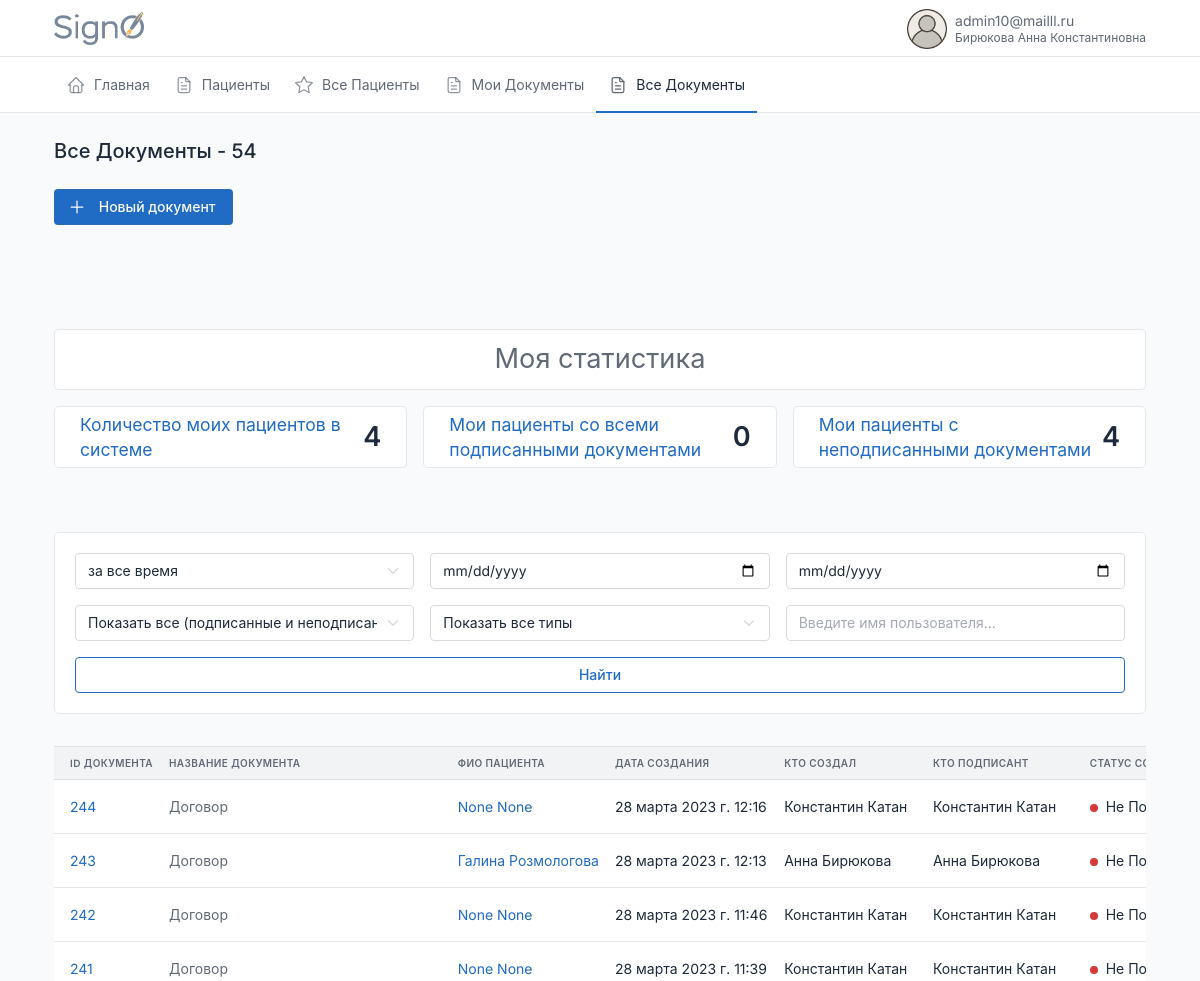
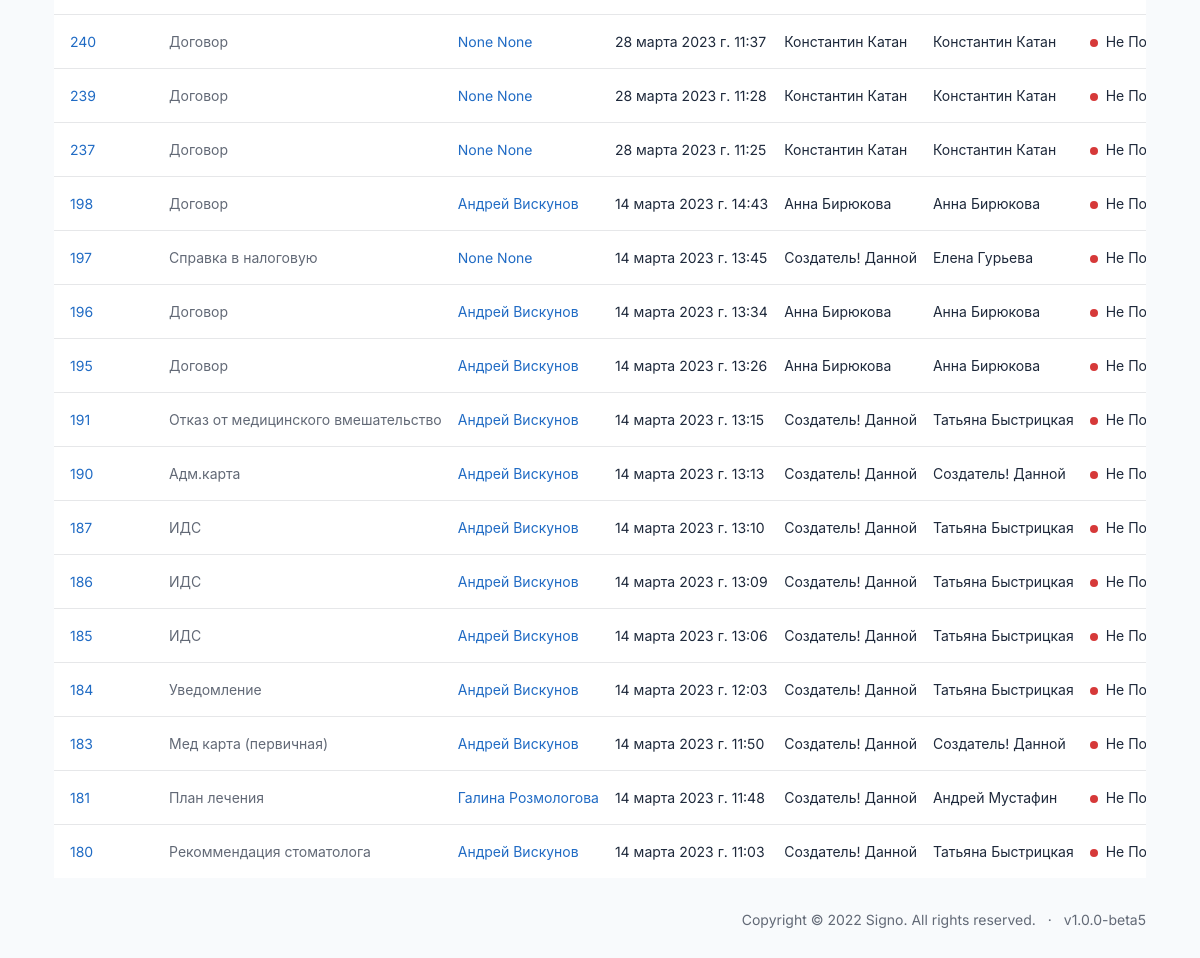
Before: /documents/alldocuments/ (signed in) with the older database file (2 pictures, top to bottom).
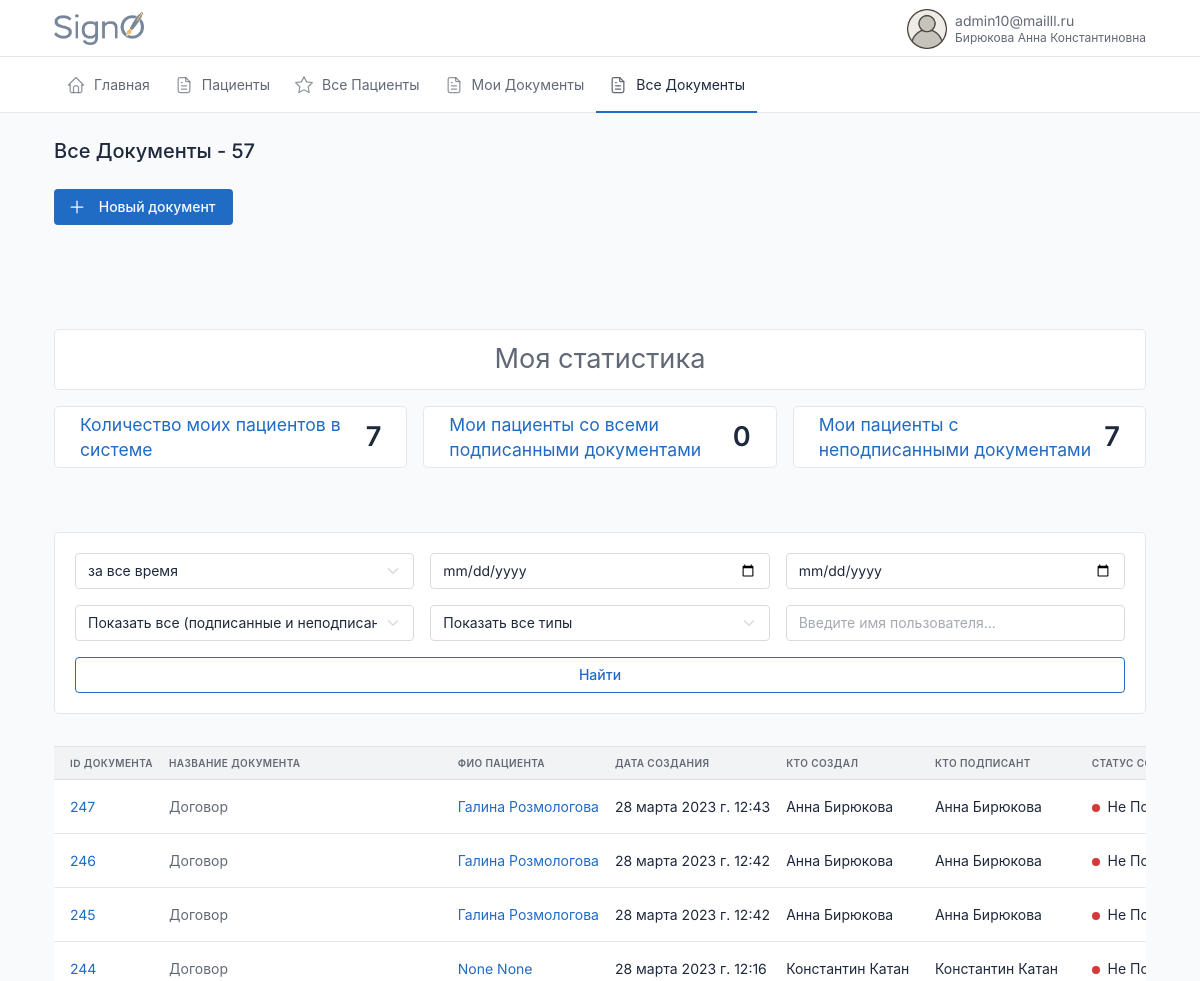
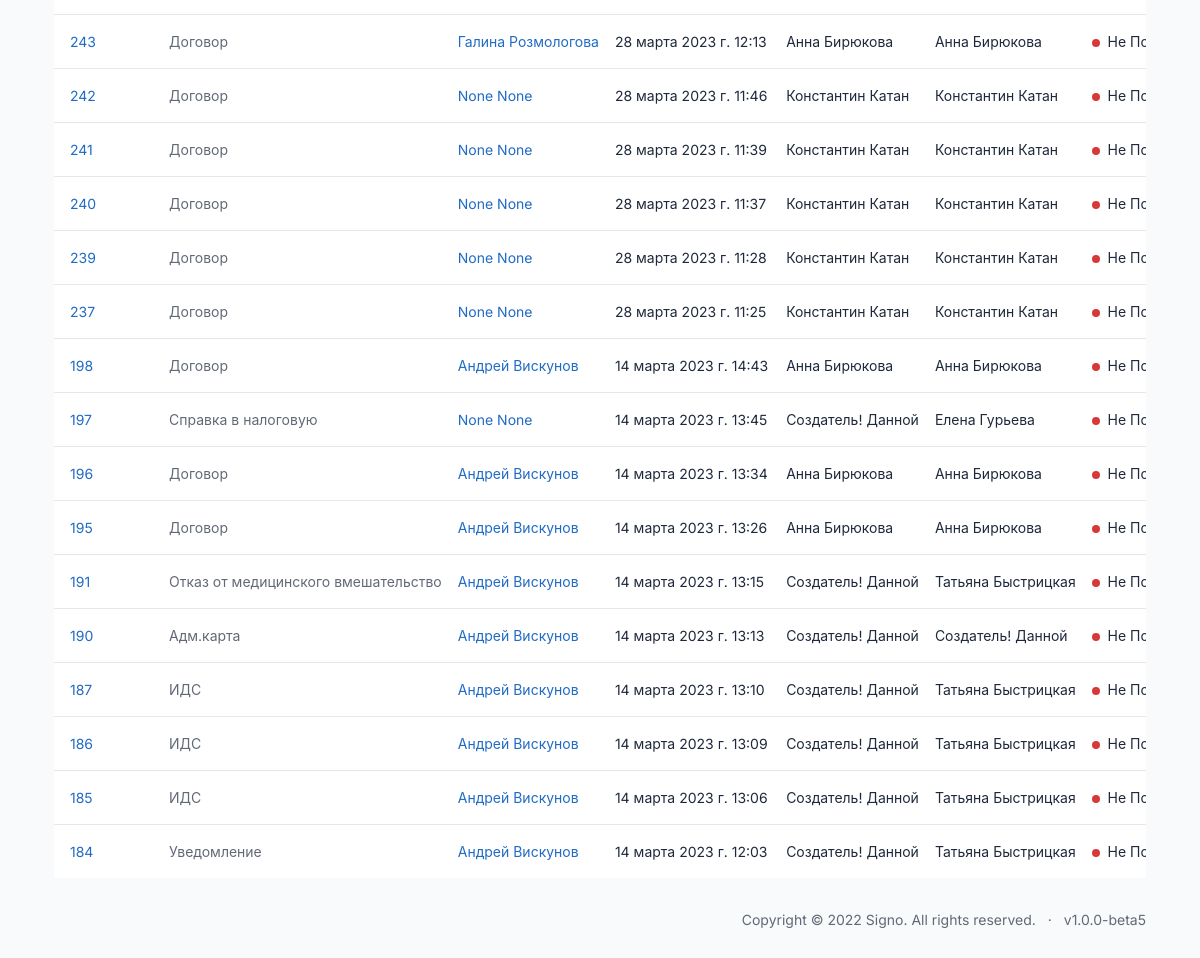
After: the same page with the newer database file (2 pictures, top to bottom).
### documents/models.py (models this page shows, shortened)
class Document(DateTimeMixin, HiddenDeletedMixin, models.Model):
    user = models.ForeignKey(CustomUser, on_delete=models.CASCADE, null=True, blank=True, related_name='documenter')
    sender = models.ForeignKey(CustomUser, on_delete=models.CASCADE, null=True, related_name='sender', verbose_name='Отправитель')
    recipient = models.ForeignKey(CustomUser, on_delete=models.CASCADE, null=True, related_name='recipient', verbose_name='Получатель')
    founder = models.ForeignKey(CustomUser, on_delete=models.CASCADE, null=True, related_name='founder', verbose_name='Создатель документа')
    document = models.FileField(upload_to='documents/%Y/%m/%d/', blank=True, null=True)
    send_date = models.DateTimeField(auto_now_add=True, verbose_name='Дата отправки', null=True)
    sender_status = models.BooleanField(default=False, blank=True, null=True)
    recipient_status = models.BooleanField(default=False, blank=True, null=True)
    files = models.ForeignKey('DocumentsFiles', on_delete=models.CASCADE, blank=True, null=True)
    type = models.ForeignKey('DocumentType', on_delete=models.CASCADE, blank=True, null=True, related_name='document')
    sig = models.FileField(upload_to='documents/%Y/%m/%d/', blank=True, null=True)
    class Meta:
        verbose_name = 'Документ'
        verbose_name_plural = 'Документы'

class DocumentType(models.Model):
    title = models.CharField(max_length=240, blank=True, null=True)
    DOGOVOR = 'DOGOVOR'
    IDS = 'IDS'
    MEDCARD = 'MEDCARD'
    ADMCARD = 'ADMCARD'
    RENT = 'RENT'
    PLAN = 'PLAN'
    DNEVNIK = 'DNEVNIK'
    OTKAZ = 'OTKAZ'
    UVEDOMLENIE = 'UVEDOMLENIE'
    RECEPT = 'RECEPT'
    RECOMEND = 'RECOMEND'
    TYPE_DOC = [
        (DOGOVOR, 'Договор'),
        (IDS, 'ИДС'),
        (MEDCARD, 'Мед карта'),
        (ADMCARD, 'Адм.карта'),
        (RENT, 'Справка в налоговую'),
        (PLAN, 'План лечения'),
        (DNEVNIK, 'Дневник'),
        (OTKAZ, 'Отказ от мед.вмешательства'),
        (UVEDOMLENIE, 'Уведомление'),
        (RECEPT, 'Рецепт'),
        (RECOMEND, 'Рекомендация стоматолога'),
    ]
    type_document = models.CharField(choices=TYPE_DOC, max_length=240, blank=True, null=True)
    class Meta:
        verbose_name='Тип Документа'
        verbose_name_plural='Типы Документов'
    def __str__(self):
        return self.title

### users/models.py (models this page shows, shortened)
class CustomUser(AbstractBaseUser, PermissionsMixin):
    email = models.EmailField(max_length=254, unique=True, verbose_name='Электронная почта')
    first_name = models.CharField(u"Имя", max_length=100, blank=True, null=True)
    last_name = models.CharField(u"Фамилия", max_length=100, blank=True, null=True)
    patronymic = models.CharField(u"Отчество", max_length=100, blank=True, null=True)
    pasport_series = models.CharField(max_length=12, blank=True, verbose_name='Серия паспорта')
    pasport_number = models.CharField(max_length=12, blank=True, verbose_name='Номер паспорта')
    addres = models.CharField(max_length=240, blank=True, verbose_name='Адрес пользователя')
    user_profile_id = models.IntegerField(blank=True, verbose_name='ID пользователя', null=True)
    phone = models.CharField(max_length=24, verbose_name='Телефон')
    uniq_id = models.CharField(unique=True, max_length=12, blank=True, null=True, verbose_name='Уникальный ID')
    photo = models.ImageField(
        upload_to='users/%Y/%m/%d/',
        blank=True,
        default='../static/images/default_avatar.png',
        verbose_name='Аватар')
    is_active = models.BooleanField(default=True, verbose_name='Активирован')
    is_admin = models.BooleanField(default=False, verbose_name='Администратор')
    is_staff = models.BooleanField(_('staff status'), default=False)
    is_superuser = models.BooleanField(_('super user'), default=False)
    date_joined = models.DateTimeField(u'date joined', blank=True, null=True, default=timezone.now)
    last_login = models.DateTimeField(u'last login', blank=True, null=True)
    groups = models.ManyToManyField(Group, blank=True, null=True, verbose_name='Группы', related_name='groups')
    user_permissions = models.ManyToManyField(Permission, blank=True, null=True, verbose_name='Разрешения', related_name='user_permissions')
    date_of_birthday = models.DateField(blank=True, null=True, verbose_name='Дата Рождения')
    ADMINISTRATOR = 'AD'
    DOCTOR = 'DO'
    CLIENT = 'CL'
    DIRECTOR = 'DI'
    TYPE_ROLE = [
        (ADMINISTRATOR, 'Администратор'),
        (DOCTOR, 'Врач'),
        (CLIENT, 'Клиент'),
        (DIRECTOR, 'Руководитель')
    ]
    type = models.CharField(max_length=6, choices=TYPE_ROLE, default=CLIENT, verbose_name='Тип пользователя')
    ban = models.BooleanField(default=False, verbose_name='Уволен')
    ban_date = models.DateTimeField(verbose_name='дата увольнения', blank=True, null=True)
    ecp = models.BooleanField(default=False, verbose_name='Наличие ЭЦП')
    USERNAME_FIELD = 'email'
    REQUIRED_FIELDS = []
    objects = CustomUserManager()
    def __str__(self):
        return f'{self.last_name} {self.first_name} {self.patronymic}'
    class Meta:
        verbose_name='Пользователь'
        verbose_name_plural='Пользователи'

### documents/views.py (the view)
# urls.py: path('alldocuments/', show_documents, name='documents'),
@login_required
def show_documents(request):
    all_documents = Document.objects.filter(deleted=False)
    if request.user.type == 'CL':
        return redirect('index')
    else:
        all_documents = filter_all_documents(request, all_documents)
        form = SendDocumentForm(request.POST or None, request.FILES)
        if request.method == 'POST':
            if form.is_valid():
                new_doc = form.save(commit=False)
                new_doc.save()
                return redirect('documents')
        else:
            form = SendDocumentForm()
        all_documents = paginate_list(request, all_documents, 20)
        all_my_clients = Document.objects.filter(
            Q(sender=request.user) |
            Q(founder=request.user)
            )
        all_my_clients_signed = all_my_clients.filter(recipient_status=True)
        all_my_clients_not_signed = all_my_clients.filter(recipient_status=False)
        types = DocumentType.objects.all().exclude(type_document='OTKAZ')
        context = {
            'title': f'Все Документы - {Document.objects.all().filter(deleted=False).count()}',
            'form': form,
            'doc_title': 'Отправить на подпись',
            'all_users': CustomUser.objects.all().count(),
            'all_doctors': CustomUser.objects.filter(type='DO').count(),
            'all_clients': CustomUser.objects.filter(type='CL').count(),
            'all_my_clients': all_my_clients.count(),
            'all_my_clients_signed': all_my_clients_signed.count(),
            'all_my_clients_not_signed': all_my_clients_not_signed.count(),
            'all_documents': all_documents,
            'types': types,
            }
        return render(request, 'documents/documents.html', context=context)

### forms.py
class SendDocumentForm(forms.ModelForm):
    class Meta:
        model = Document
        fields = ['document', 'recipient', 'type', 'sender', 'founder']
        exclude = ['sender_status', 'recipient_status']

### documents/services.py (called while the page is built, shortened)
def filter_all_documents(request, all_documents):
    search_name = request.GET.get('search')
    period = request.GET.get('period')
    try:
        doc_type = request.GET.get('doc_type').upper()
    except:
        doc_type = ''
    try:
        signed = request.GET.get('signed').split('-')
    except:
        signed = ['']
    all_documents = filter_by_name(all_documents, search_name)
    if period:
        start_date, end_date = get_dates(period, all_documents)
        all_documents = all_documents.filter(send_date__range=[start_date, end_date])
    if doc_type:
        all_documents = all_documents.filter(type__type_document=doc_type)
    sort_filter = request.GET.get('sort')
    if sort_filter:
        all_documents = all_documents.order_by(sort_filter)
    return all_documents

def filter_by_name(all_documents, search_name):
    return all_documents.order_by('-send_date')

### documents/templates/documents/documents.html (shortened to what this page needs)
{% extends 'index.html' %}
{%load static%}
{%block content%}
{%block Page_title_actions%}
<div class="col-auto ms-auto d-print-none" style="padding: 0px 0px 40px 0px;">
  <div class="btn-list">
    <a href="#" class="btn btn-primary d-none d-sm-inline-block" data-bs-toggle="modal" data-bs-target="#modal-report">
      Новый документ
    </a>
  </div>
</div>
{%endblock%}
{% include 'common/_my_stats.html' %}
{% include 'common/_info_box_docs.html' %}
<div class="card-body border-bottom py-3">
</div>
{% include 'common/_documents_table.html' %}
</div>
{%endblock%}

### templates/header.html (shortened to what this page needs)
<!doctype html>{%load static%}
<html lang="en">
<head>
  <link href="{% static 'dist/css/tabler.min.css' %}" rel="stylesheet" />
  <link href="{% static 'dist/css/tabler-flags.min.css' %}" rel="stylesheet" />
  <link href="{% static 'dist/css/tabler-payments.min.css'%}" rel="stylesheet" />
  <link href="{% static 'dist/css/tabler-vendors.min.css' %}" rel="stylesheet" />
  <link href="{% static 'dist/css/demo.min.css'%}" rel="stylesheet" />
  <link href="{% static 'css/style.css'%}" rel="stylesheet" />
  <link rel='stylesheet' href='https://cdn-uicons.flaticon.com/uicons-regular-rounded/css/uicons-regular-rounded.css'>
</head>
<body>
  <div class="wrapper">
    <header class="navbar navbar-expand-md navbar-light d-print-none">
      <div class="container-xl">
        <h1 class="navbar-brand navbar-brand-autodark d-none-navbar-horizontal pe-0 pe-md-3"
          style="display:flex; justify-content:space-between">
          <a href="{%url 'index'%}">
            <img width=90px height=33px src="/static/images/signo_logo.png">
          </a>
        </h1>
        <div class="navbar-nav flex-row order-md-last">
          <div class="nav-item dropdown">
            <a href="#" class="nav-link d-flex lh-1 text-reset p-0" data-bs-toggle="dropdown"
              aria-label="Open user menu">
              <img width=40px height=40px src="{{request.user.photo.url}}">
              <div class="d-none d-xl-block ps-2">
                <div>{{request.user.email}}</div>
                <div class="mt-1 small text-muted">
                  {{request.user.last_name}} {{request.user.first_name}} {{request.user.patronymic}}
                </div>
              </div>
            </a>
          </div>
        </div>
      </div>
    </header>
    <div class="navbar-expand-md">
      <div class="collapse navbar-collapse" id="navbar-menu">
        <div class="navbar navbar-light">
          <div class="container-xl">
            <ul class="navbar-nav">
              {%if request.user.type == 'AD'%}
              {% include 'menu/administrator.html' %}
              {%endif%}
            </ul>
          </div>
        </div>
      </div>
    </div>
    <div class="page-wrapper">
      <div class="container-xl">
        <div class="page-header d-print-none">
          <div class="row align-items-center">
            <div class="col">
              <h2 class="page-title">
                {%block title%}{{title}}{%endblock%}
              </h2>
            </div>
          </div>
        </div>
      </div>
      <div class="page-body">
        <div class="container-xl">

### templates/common/_documents_table.html (shortened to what this page needs)
{% load static %}
{% load extra_tags %}
<div class="table-responsive" >
  <table class="table card-table table-vcenter text-nowrap datatable bg-white" style="">
    <thead>
      <tr>
        <th id="th-id" class='sortable-table-header' onclick="filterByField('id')">ID документа</th>
        <th id="th-type" class='sortable-table-header' onclick="filterByField('type')">название документа</th>
        {% if request.user.type != 'CL' %}
        <th id="th-recipient" class='sortable-table-header' onclick="filterByField('recipient')">фио пациента</th>
        {% endif %}
        <th id="th-send_date" class='sortable-table-header' onclick="filterByField('send_date')">дата создания</th>
        {% if request.user.type != 'CL' %}
        <th id="th-founder" class='sortable-table-header' onclick="filterByField('founder')">кто создал</th>
        {% endif %}
        {% if request.user.type != 'CL' %}
        <th id="th-sender" class='sortable-table-header' onclick="filterByField('sender')">кто подписант</th>
        {% else %}
        <th id="th-sender" class='sortable-table-header' onclick="filterByField('sender')">ФИО сотрудника</th>
        {% endif %}
        {% if request.user.type != 'CL'%}
        <th id="th-recipient_status" class='sortable-table-header' onclick="filterByField('recipient_status')">статус
          сотрудника</th>
        {% endif %}
      </tr>
    </thead>
    <tbody class="lazy-loading-docs">
      {%for document in all_documents%}
      <tr id="document-row-{{document.id}}" class="lazy-row-docs">
        <td><span class="text-muted"><a href="{{document.document.url}}#" target=”_blank”>{{document.id}}</a></span>
        </td>
        <td><span class="text-muted">{{document.type}}</span></td>
        {% if request.user.type != 'CL' %}
        {% if request.user.type == 'DO' %}
        <td>{{document.recipient.first_name}} {{document.recipient.last_name}}</td>
        {% else %}
        <td><a href="{%url 'user' document.recipient.pk %}">{{document.recipient.first_name}}
            {{document.recipient.last_name}}</a></td>
        {% endif %}
        {% endif %}
        <td>{{document.send_date}}</td>
        {% if request.user.type != 'CL' %}
        <td><a href="{%url 'user' document.founder.pk%}" class="text-reset"
            tabindex="-1">{{document.founder.first_name}} {{document.founder.last_name}}</a></td>
        {% endif %}
        {%if request.user.type == 'CL'%}
        <td class="text-reset" tabindex="-1"><a href="{%url 'user' document.sender.pk%}" class="text-reset"
            tabindex="-1"></a>{{document.sender.first_name}} {{document.sender.last_name}}</td>
        {%else%}
        <td><a href="{%url 'user' document.sender.pk%}" class="text-reset" tabindex="-1">{{document.sender.first_name}}
            {{document.sender.last_name}}</a></td>
        {%endif%}
        {% if request.user.type != 'CL' %}
        <td>
          {%if document.sender_status%}
          <span class="badge bg-success me-1"></span>
          Подписан
          {%else%}
          <span class="badge bg-danger me-1"></span>
          Не Подписан
          {%endif%}
        </td>
        {% endif %}
      </tr>
      {%endfor%}
    </tbody>
  </table>
</div>

Changed rows visible on the page:
no longer on this page (row unchanged): Document: id "183", type "Мед карта (первичная)", recipient.first_name "Андрей", recipient.last_name "Вискунов", send_date "14 марта 2023 г. 11:50", founder.first_name "Создатель!", founder.last_name "Данной", sender.first_name "Создатель!", sender.last_name "Данной", sender_status False (drawn)
no longer on this page (row unchanged): Document: id "181", type "План лечения", recipient.first_name "Галина", recipient.last_name "Розмологова", send_date "14 марта 2023 г. 11:48", founder.first_name "Создатель!", founder.last_name "Данной", sender.first_name "Андрей", sender.last_name "Мустафин", sender_status False (drawn)
no longer on this page (row unchanged): Document: id "180", type "Рекоммендация стоматолога", recipient.first_name "Андрей", recipient.last_name "Вискунов", send_date "14 марта 2023 г. 11:03", founder.first_name "Создатель!", founder.last_name "Данной", sender.first_name "Татьяна", sender.last_name "Быстрицкая", sender_status False (drawn)
added Document: id "247", type "Договор", recipient.first_name "Галина", recipient.last_name "Розмологова", send_date "28 марта 2023 г. 12:43", founder.first_name "Анна", founder.last_name "Бирюкова", sender.first_name "Анна", sender.last_name "Бирюкова", sender_status False (drawn)
added Document: id "246", type "Договор", recipient.first_name "Галина", recipient.last_name "Розмологова", send_date "28 марта 2023 г. 12:42", founder.first_name "Анна", founder.last_name "Бирюкова", sender.first_name "Анна", sender.last_name "Бирюкова", sender_status False (drawn)
added Document: id "245", type "Договор", recipient.first_name "Галина", recipient.last_name "Розмологова", send_date "28 марта 2023 г. 12:42", founder.first_name "Анна", founder.last_name "Бирюкова", sender.first_name "Анна", sender.last_name "Бирюкова", sender_status False (drawn)
Other visible differences:
{{ title }}: "Все Документы - 54" → "Все Документы - 57"
{{ all_my_clients }}: "4" → "7"
{{ all_my_clients_not_signed }}: "4" → "7"
